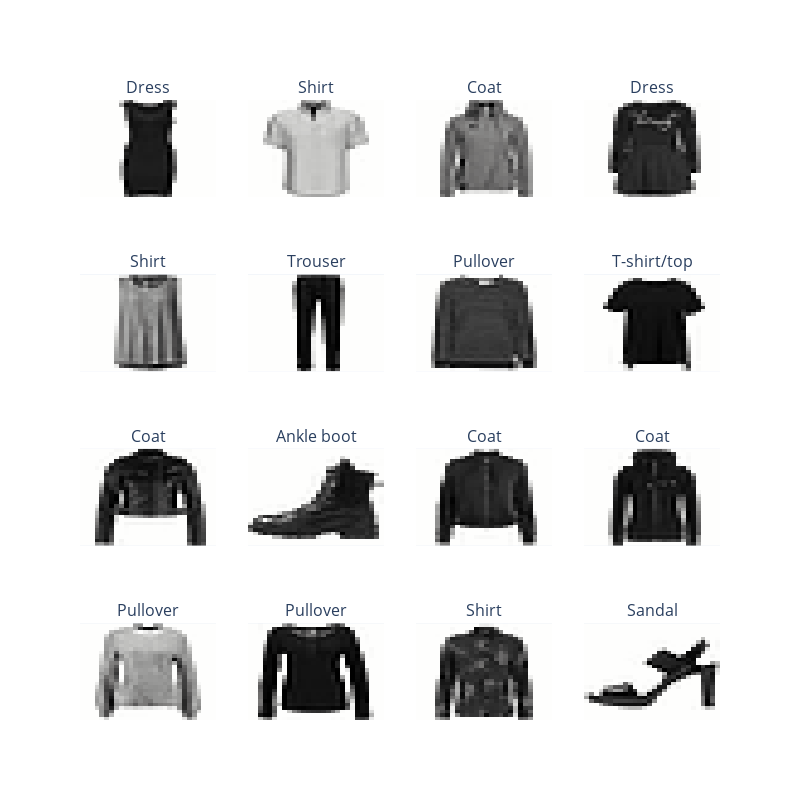

The code cell stored with this chart in its notebook:
### Code cell
from plotly.subplots import make_subplots

# plot more images
rows = 4
cols = 4
figure = make_subplots(rows=rows, cols=cols, subplot_titles=["title"] * rows * cols)
for i in range(0, rows*cols):
  random_idx = torch.randint(0, len(train_data), size=[1]).item()
  image, label = train_data[random_idx]
  row = (i // cols) + 1
  col=(i % cols) + 1
  figure.add_trace(row=row, col=col, trace=go.Heatmap(z=image.squeeze(), colorscale="gray_r", showscale=False))
  figure.layout.annotations[i].text = class_names[label]

figure.update_xaxes(visible=False)
figure.update_yaxes(visible=False, autorange="reversed")
figure.update_layout(height=800, width=800)
figure.show()

### Figure 1 — Plotly figure (JSON) as saved in the notebook; plotly's stock layout.template omitted (floating-point values rounded to 4 significant figures; data arrays with more than 128 entries replaced by an {"elided": "..."} marker saying what was removed)
{"data": [{"colorscale": [[0, "rgb(254, 254, 253)"], [0.09091, "rgb(224, 224, 223)"], [0.1818, "rgb(197, 197, 195)"], [0.2727, "rgb(171, 171, 170)"], [0.3636, "rgb(146, 146, 145)"], [0.4545, "rgb(124, 123, 122)"], [0.5455, "rgb(102, 101, 101)"], [0.6364, "rgb(81, 80, 80)"], [0.7273, "rgb(59, 59, 59)"], [0.8182, "rgb(38, 38, 38)"], [0.9091, "rgb(16, 16, 16)"], [1, "rgb(0, 0, 0)"]], "showscale": false, "type": "heatmap", "xaxis": "x", "yaxis": "y", "z": {"elided": "28x28 float values"}}, {"colorscale": [[0, "rgb(254, 254, 253)"], [0.09091, "rgb(224, 224, 223)"], [0.1818, "rgb(197, 197, 195)"], [0.2727, "rgb(171, 171, 170)"], [0.3636, "rgb(146, 146, 145)"], [0.4545, "rgb(124, 123, 122)"], [0.5455, "rgb(102, 101, 101)"], [0.6364, "rgb(81, 80, 80)"], [0.7273, "rgb(59, 59, 59)"], [0.8182, "rgb(38, 38, 38)"], [0.9091, "rgb(16, 16, 16)"], [1, "rgb(0, 0, 0)"]], "showscale": false, "type": "heatmap", "xaxis": "x2", "yaxis": "y2", "z": {"elided": "28x28 float values"}}, {"colorscale": [[0, "rgb(254, 254, 253)"], [0.09091, "rgb(224, 224, 223)"], [0.1818, "rgb(197, 197, 195)"], [0.2727, "rgb(171, 171, 170)"], [0.3636, "rgb(146, 146, 145)"], [0.4545, "rgb(124, 123, 122)"], [0.5455, "rgb(102, 101, 101)"], [0.6364, "rgb(81, 80, 80)"], [0.7273, "rgb(59, 59, 59)"], [0.8182, "rgb(38, 38, 38)"], [0.9091, "rgb(16, 16, 16)"], [1, "rgb(0, 0, 0)"]], "showscale": false, "type": "heatmap", "xaxis": "x3", "yaxis": "y3", "z": {"elided": "28x28 float values"}}, {"colorscale": [[0, "rgb(254, 254, 253)"], [0.09091, "rgb(224, 224, 223)"], [0.1818, "rgb(197, 197, 195)"], [0.2727, "rgb(171, 171, 170)"], [0.3636, "rgb(146, 146, 145)"], [0.4545, "rgb(124, 123, 122)"], [0.5455, "rgb(102, 101, 101)"], [0.6364, "rgb(81, 80, 80)"], [0.7273, "rgb(59, 59, 59)"], [0.8182, "rgb(38, 38, 38)"], [0.9091, "rgb(16, 16, 16)"], [1, "rgb(0, 0, 0)"]], "showscale": false, "type": "heatmap", "xaxis": "x4", "yaxis": "y4", "z": {"elided": "28x28 float values"}}, {"colorscale": [[0, "rgb(254, 254, 253)"], [0.09091, "rgb(224, 224, 223)"], [0.1818, "rgb(197, 197, 195)"], [0.2727, "rgb(171, 171, 170)"], [0.3636, "rgb(146, 146, 145)"], [0.4545, "rgb(124, 123, 122)"], [0.5455, "rgb(102, 101, 101)"], [0.6364, "rgb(81, 80, 80)"], [0.7273, "rgb(59, 59, 59)"], [0.8182, "rgb(38, 38, 38)"], [0.9091, "rgb(16, 16, 16)"], [1, "rgb(0, 0, 0)"]], "showscale": false, "type": "heatmap", "xaxis": "x5", "yaxis": "y5", "z": {"elided": "28x28 float values"}}, {"colorscale": [[0, "rgb(254, 254, 253)"], [0.09091, "rgb(224, 224, 223)"], [0.1818, "rgb(197, 197, 195)"], [0.2727, "rgb(171, 171, 170)"], [0.3636, "rgb(146, 146, 145)"], [0.4545, "rgb(124, 123, 122)"], [0.5455, "rgb(102, 101, 101)"], [0.6364, "rgb(81, 80, 80)"], [0.7273, "rgb(59, 59, 59)"], [0.8182, "rgb(38, 38, 38)"], [0.9091, "rgb(16, 16, 16)"], [1, "rgb(0, 0, 0)"]], "showscale": false, "type": "heatmap", "xaxis": "x6", "yaxis": "y6", "z": {"elided": "28x28 float values"}}, {"colorscale": [[0, "rgb(254, 254, 253)"], [0.09091, "rgb(224, 224, 223)"], [0.1818, "rgb(197, 197, 195)"], [0.2727, "rgb(171, 171, 170)"], [0.3636, "rgb(146, 146, 145)"], [0.4545, "rgb(124, 123, 122)"], [0.5455, "rgb(102, 101, 101)"], [0.6364, "rgb(81, 80, 80)"], [0.7273, "rgb(59, 59, 59)"], [0.8182, "rgb(38, 38, 38)"], [0.9091, "rgb(16, 16, 16)"], [1, "rgb(0, 0, 0)"]], "showscale": false, "type": "heatmap", "xaxis": "x7", "yaxis": "y7", "z": {"elided": "28x28 float values"}}, {"colorscale": [[0, "rgb(254, 254, 253)"], [0.09091, "rgb(224, 224, 223)"], [0.1818, "rgb(197, 197, 195)"], [0.2727, "rgb(171, 171, 170)"], [0.3636, "rgb(146, 146, 145)"], [0.4545, "rgb(124, 123, 122)"], [0.5455, "rgb(102, 101, 101)"], [0.6364, "rgb(81, 80, 80)"], [0.7273, "rgb(59, 59, 59)"], [0.8182, "rgb(38, 38, 38)"], [0.9091, "rgb(16, 16, 16)"], [1, "rgb(0, 0, 0)"]], "showscale": false, "type": "heatmap", "xaxis": "x8", "yaxis": "y8", "z": {"elided": "28x28 float values"}}, {"colorscale": [[0, "rgb(254, 254, 253)"], [0.09091, "rgb(224, 224, 223)"], [0.1818, "rgb(197, 197, 195)"], [0.2727, "rgb(171, 171, 170)"], [0.3636, "rgb(146, 146, 145)"], [0.4545, "rgb(124, 123, 122)"], [0.5455, "rgb(102, 101, 101)"], [0.6364, "rgb(81, 80, 80)"], [0.7273, "rgb(59, 59, 59)"], [0.8182, "rgb(38, 38, 38)"], [0.9091, "rgb(16, 16, 16)"], [1, "rgb(0, 0, 0)"]], "showscale": false, "type": "heatmap", "xaxis": "x9", "yaxis": "y9", "z": {"elided": "28x28 float values"}}, {"colorscale": [[0, "rgb(254, 254, 253)"], [0.09091, "rgb(224, 224, 223)"], [0.1818, "rgb(197, 197, 195)"], [0.2727, "rgb(171, 171, 170)"], [0.3636, "rgb(146, 146, 145)"], [0.4545, "rgb(124, 123, 122)"], [0.5455, "rgb(102, 101, 101)"], [0.6364, "rgb(81, 80, 80)"], [0.7273, "rgb(59, 59, 59)"], [0.8182, "rgb(38, 38, 38)"], [0.9091, "rgb(16, 16, 16)"], [1, "rgb(0, 0, 0)"]], "showscale": false, "type": "heatmap", "xaxis": "x10", "yaxis": "y10", "z": {"elided": "28x28 float values"}}, {"colorscale": [[0, "rgb(254, 254, 253)"], [0.09091, "rgb(224, 224, 223)"], [0.1818, "rgb(197, 197, 195)"], [0.2727, "rgb(171, 171, 170)"], [0.3636, "rgb(146, 146, 145)"], [0.4545, "rgb(124, 123, 122)"], [0.5455, "rgb(102, 101, 101)"], [0.6364, "rgb(81, 80, 80)"], [0.7273, "rgb(59, 59, 59)"], [0.8182, "rgb(38, 38, 38)"], [0.9091, "rgb(16, 16, 16)"], [1, "rgb(0, 0, 0)"]], "showscale": false, "type": "heatmap", "xaxis": "x11", "yaxis": "y11", "z": {"elided": "28x28 float values"}}, {"colorscale": [[0, "rgb(254, 254, 253)"], [0.09091, "rgb(224, 224, 223)"], [0.1818, "rgb(197, 197, 195)"], [0.2727, "rgb(171, 171, 170)"], [0.3636, "rgb(146, 146, 145)"], [0.4545, "rgb(124, 123, 122)"], [0.5455, "rgb(102, 101, 101)"], [0.6364, "rgb(81, 80, 80)"], [0.7273, "rgb(59, 59, 59)"], [0.8182, "rgb(38, 38, 38)"], [0.9091, "rgb(16, 16, 16)"], [1, "rgb(0, 0, 0)"]], "showscale": false, "type": "heatmap", "xaxis": "x12", "yaxis": "y12", "z": {"elided": "28x28 float values"}}, {"colorscale": [[0, "rgb(254, 254, 253)"], [0.09091, "rgb(224, 224, 223)"], [0.1818, "rgb(197, 197, 195)"], [0.2727, "rgb(171, 171, 170)"], [0.3636, "rgb(146, 146, 145)"], [0.4545, "rgb(124, 123, 122)"], [0.5455, "rgb(102, 101, 101)"], [0.6364, "rgb(81, 80, 80)"], [0.7273, "rgb(59, 59, 59)"], [0.8182, "rgb(38, 38, 38)"], [0.9091, "rgb(16, 16, 16)"], [1, "rgb(0, 0, 0)"]], "showscale": false, "type": "heatmap", "xaxis": "x13", "yaxis": "y13", "z": {"elided": "28x28 float values"}}, {"colorscale": [[0, "rgb(254, 254, 253)"], [0.09091, "rgb(224, 224, 223)"], [0.1818, "rgb(197, 197, 195)"], [0.2727, "rgb(171, 171, 170)"], [0.3636, "rgb(146, 146, 145)"], [0.4545, "rgb(124, 123, 122)"], [0.5455, "rgb(102, 101, 101)"], [0.6364, "rgb(81, 80, 80)"], [0.7273, "rgb(59, 59, 59)"], [0.8182, "rgb(38, 38, 38)"], [0.9091, "rgb(16, 16, 16)"], [1, "rgb(0, 0, 0)"]], "showscale": false, "type": "heatmap", "xaxis": "x14", "yaxis": "y14", "z": {"elided": "28x28 float values"}}, {"colorscale": [[0, "rgb(254, 254, 253)"], [0.09091, "rgb(224, 224, 223)"], [0.1818, "rgb(197, 197, 195)"], [0.2727, "rgb(171, 171, 170)"], [0.3636, "rgb(146, 146, 145)"], [0.4545, "rgb(124, 123, 122)"], [0.5455, "rgb(102, 101, 101)"], [0.6364, "rgb(81, 80, 80)"], [0.7273, "rgb(59, 59, 59)"], [0.8182, "rgb(38, 38, 38)"], [0.9091, "rgb(16, 16, 16)"], [1, "rgb(0, 0, 0)"]], "showscale": false, "type": "heatmap", "xaxis": "x15", "yaxis": "y15", "z": {"elided": "28x28 float values"}}, {"colorscale": [[0, "rgb(254, 254, 253)"], [0.09091, "rgb(224, 224, 223)"], [0.1818, "rgb(197, 197, 195)"], [0.2727, "rgb(171, 171, 170)"], [0.3636, "rgb(146, 146, 145)"], [0.4545, "rgb(124, 123, 122)"], [0.5455, "rgb(102, 101, 101)"], [0.6364, "rgb(81, 80, 80)"], [0.7273, "rgb(59, 59, 59)"], [0.8182, "rgb(38, 38, 38)"], [0.9091, "rgb(16, 16, 16)"], [1, "rgb(0, 0, 0)"]], "showscale": false, "type": "heatmap", "xaxis": "x16", "yaxis": "y16", "z": {"elided": "28x28 float values"}}], "layout": {"annotations": [{"font": {"size": 16}, "showarrow": false, "text": "Dress", "x": 0.1062, "xanchor": "center", "xref": "paper", "y": 1, "yanchor": "bottom", "yref": "paper"}, {"font": {"size": 16}, "showarrow": false, "text": "Shirt", "x": 0.3688, "xanchor": "center", "xref": "paper", "y": 1, "yanchor": "bottom", "yref": "paper"}, {"font": {"size": 16}, "showarrow": false, "text": "Coat", "x": 0.6313, "xanchor": "center", "xref": "paper", "y": 1, "yanchor": "bottom", "yref": "paper"}, {"font": {"size": 16}, "showarrow": false, "text": "Dress", "x": 0.8938, "xanchor": "center", "xref": "paper", "y": 1, "yanchor": "bottom", "yref": "paper"}, {"font": {"size": 16}, "showarrow": false, "text": "Shirt", "x": 0.1062, "xanchor": "center", "xref": "paper", "y": 0.7188, "yanchor": "bottom", "yref": "paper"}, {"font": {"size": 16}, "showarrow": false, "text": "Trouser", "x": 0.3688, "xanchor": "center", "xref": "paper", "y": 0.7188, "yanchor": "bottom", "yref": "paper"}, {"font": {"size": 16}, "showarrow": false, "text": "Pullover", "x": 0.6313, "xanchor": "center", "xref": "paper", "y": 0.7188, "yanchor": "bottom", "yref": "paper"}, {"font": {"size": 16}, "showarrow": false, "text": "T-shirt/top", "x": 0.8938, "xanchor": "center", "xref": "paper", "y": 0.7188, "yanchor": "bottom", "yref": "paper"}, {"font": {"size": 16}, "showarrow": false, "text": "Coat", "x": 0.1062, "xanchor": "center", "xref": "paper", "y": 0.4375, "yanchor": "bottom", "yref": "paper"}, {"font": {"size": 16}, "showarrow": false, "text": "Ankle boot", "x": 0.3688, "xanchor": "center", "xref": "paper", "y": 0.4375, "yanchor": "bottom", "yref": "paper"}, {"font": {"size": 16}, "showarrow": false, "text": "Coat", "x": 0.6313, "xanchor": "center", "xref": "paper", "y": 0.4375, "yanchor": "bottom", "yref": "paper"}, {"font": {"size": 16}, "showarrow": false, "text": "Coat", "x": 0.8938, "xanchor": "center", "xref": "paper", "y": 0.4375, "yanchor": "bottom", "yref": "paper"}, {"font": {"size": 16}, "showarrow": false, "text": "Pullover", "x": 0.1062, "xanchor": "center", "xref": "paper", "y": 0.1562, "yanchor": "bottom", "yref": "paper"}, {"font": {"size": 16}, "showarrow": false, "text": "Pullover", "x": 0.3688, "xanchor": "center", "xref": "paper", "y": 0.1562, "yanchor": "bottom", "yref": "paper"}, {"font": {"size": 16}, "showarrow": false, "text": "Shirt", "x": 0.6313, "xanchor": "center", "xref": "paper", "y": 0.1562, "yanchor": "bottom", "yref": "paper"}, {"font": {"size": 16}, "showarrow": false, "text": "Sandal", "x": 0.8938, "xanchor": "center", "xref": "paper", "y": 0.1562, "yanchor": "bottom", "yref": "paper"}], "height": 800, "width": 800, "xaxis": {"anchor": "y", "domain": [0, 0.2125], "visible": false}, "xaxis10": {"anchor": "y10", "domain": [0.2625, 0.475], "visible": false}, "xaxis11": {"anchor": "y11", "domain": [0.525, 0.7375], "visible": false}, "xaxis12": {"anchor": "y12", "domain": [0.7875, 1], "visible": false}, "xaxis13": {"anchor": "y13", "domain": [0, 0.2125], "visible": false}, "xaxis14": {"anchor": "y14", "domain": [0.2625, 0.475], "visible": false}, "xaxis15": {"anchor": "y15", "domain": [0.525, 0.7375], "visible": false}, "xaxis16": {"anchor": "y16", "domain": [0.7875, 1], "visible": false}, "xaxis2": {"anchor": "y2", "domain": [0.2625, 0.475], "visible": false}, "xaxis3": {"anchor": "y3", "domain": [0.525, 0.7375], "visible": false}, "xaxis4": {"anchor": "y4", "domain": [0.7875, 1], "visible": false}, "xaxis5": {"anchor": "y5", "domain": [0, 0.2125], "visible": false}, "xaxis6": {"anchor": "y6", "domain": [0.2625, 0.475], "visible": false}, "xaxis7": {"anchor": "y7", "domain": [0.525, 0.7375], "visible": false}, "xaxis8": {"anchor": "y8", "domain": [0.7875, 1], "visible": false}, "xaxis9": {"anchor": "y9", "domain": [0, 0.2125], "visible": false}, "yaxis": {"anchor": "x", "autorange": "reversed", "domain": [0.8438, 1], "visible": false}, "yaxis10": {"anchor": "x10", "autorange": "reversed", "domain": [0.2812, 0.4375], "visible": false}, "yaxis11": {"anchor": "x11", "autorange": "reversed", "domain": [0.2812, 0.4375], "visible": false}, "yaxis12": {"anchor": "x12", "autorange": "reversed", "domain": [0.2812, 0.4375], "visible": false}, "yaxis13": {"anchor": "x13", "autorange": "reversed", "domain": [0, 0.1562], "visible": false}, "yaxis14": {"anchor": "x14", "autorange": "reversed", "domain": [0, 0.1562], "visible": false}, "yaxis15": {"anchor": "x15", "autorange": "reversed", "domain": [0, 0.1562], "visible": false}, "yaxis16": {"anchor": "x16", "autorange": "reversed", "domain": [0, 0.1562], "visible": false}, "yaxis2": {"anchor": "x2", "autorange": "reversed", "domain": [0.8438, 1], "visible": false}, "yaxis3": {"anchor": "x3", "autorange": "reversed", "domain": [0.8438, 1], "visible": false}, "yaxis4": {"anchor": "x4", "autorange": "reversed", "domain": [0.8438, 1], "visible": false}, "yaxis5": {"anchor": "x5", "autorange": "reversed", "domain": [0.5625, 0.7188], "visible": false}, "yaxis6": {"anchor": "x6", "autorange": "reversed", "domain": [0.5625, 0.7188], "visible": false}, "yaxis7": {"anchor": "x7", "autorange": "reversed", "domain": [0.5625, 0.7188], "visible": false}, "yaxis8": {"anchor": "x8", "autorange": "reversed", "domain": [0.5625, 0.7188], "visible": false}, "yaxis9": {"anchor": "x9", "autorange": "reversed", "domain": [0.2812, 0.4375], "visible": false}}}
